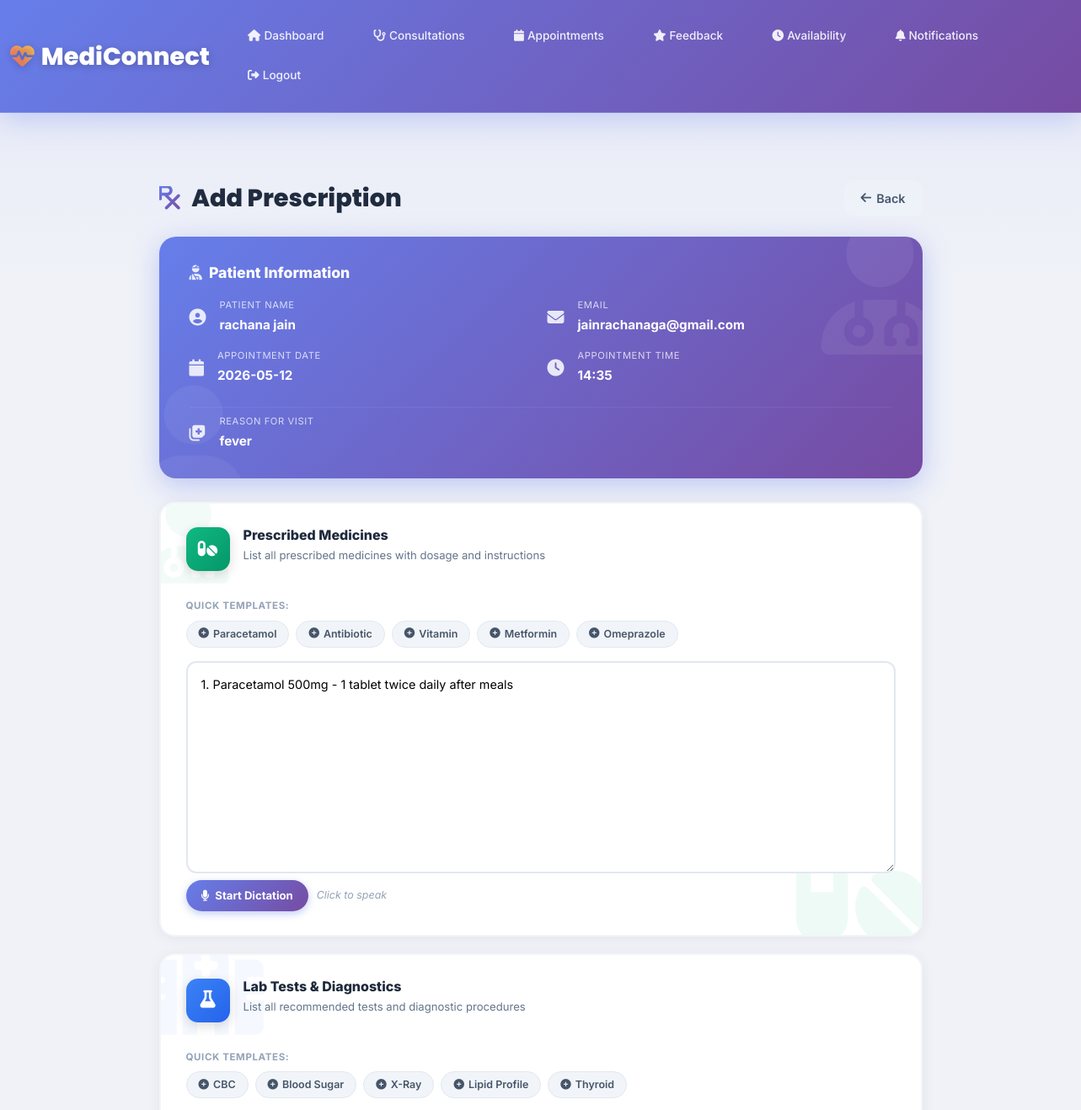
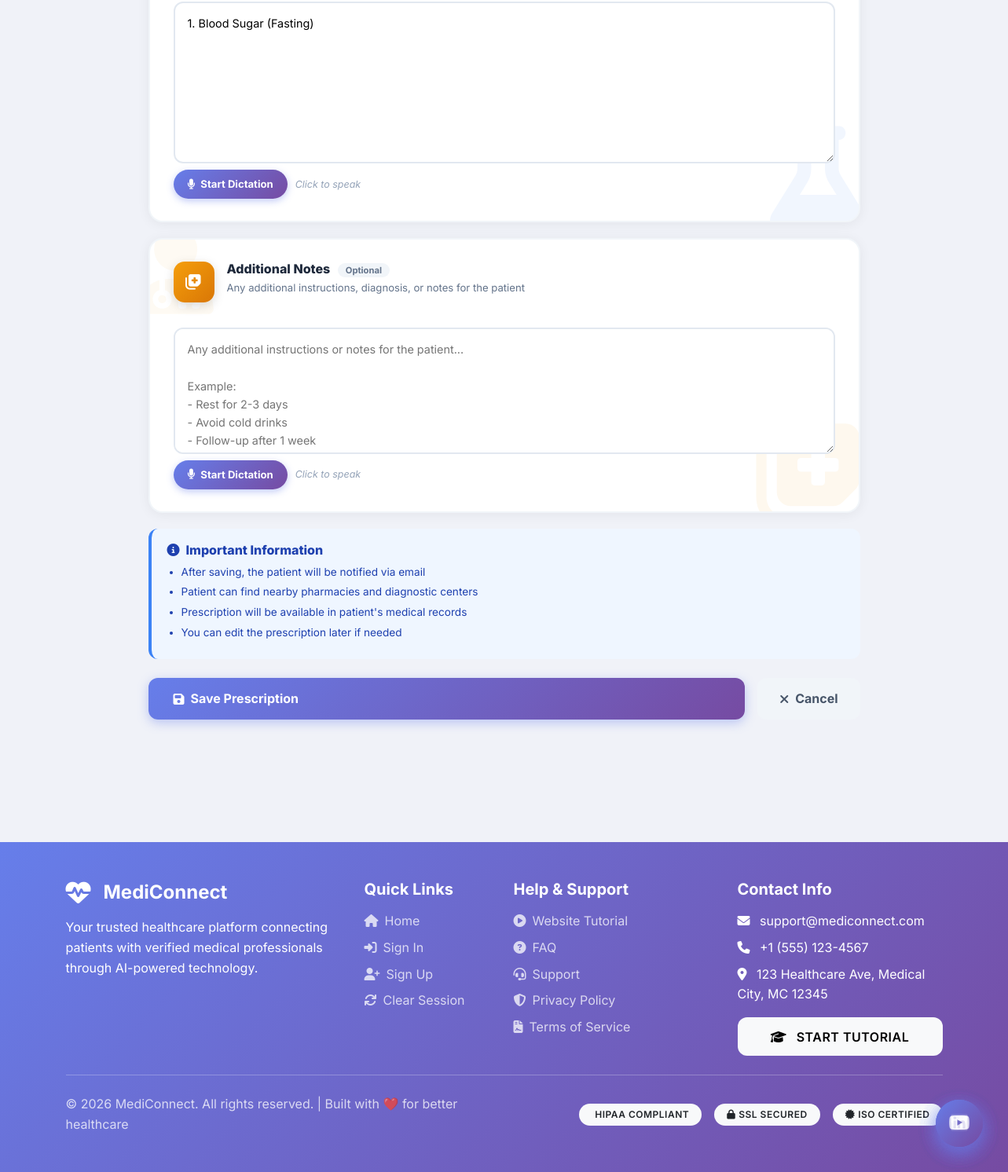
The app's page /appointment/add-prescription/47 (signed in) with its own data (2 pictures, top to bottom).
### tables this page shows
CREATE TABLE users (
        id INTEGER PRIMARY KEY AUTOINCREMENT,
        name TEXT NOT NULL,
        email TEXT UNIQUE NOT NULL,
        password TEXT NOT NULL,
        role TEXT NOT NULL,
        phone TEXT,
        address TEXT,
        age INTEGER,
        gender TEXT,
        created_at TIMESTAMP DEFAULT CURRENT_TIMESTAMP
    , account_status VARCHAR(20) DEFAULT 'active');

CREATE TABLE "appointments" (
                id INTEGER PRIMARY KEY AUTOINCREMENT,
                patient_id INTEGER,
                doctor_id INTEGER,
                appointment_date DATE,
                appointment_time TIME,
                status TEXT DEFAULT 'scheduled',
                reason TEXT,
                notes TEXT,
                created_at TIMESTAMP DEFAULT CURRENT_TIMESTAMP, mode TEXT DEFAULT "online", symptoms TEXT, prescription TEXT, lab_tests TEXT, payment_status TEXT DEFAULT 'unpaid', payment_id INTEGER,
                FOREIGN KEY (patient_id) REFERENCES patients(id),
                FOREIGN KEY (doctor_id) REFERENCES doctors(id)
            );

### app.py (the view, shortened to what this page needs)
@app.route('/appointment/add-prescription/<int:appointment_id>', methods=['GET', 'POST'])
@login_required
@role_required('doctor')
def add_prescription(appointment_id):
    conn = get_db()
    appointment = conn.execute('''
        SELECT a.*, u.name as patient_name, u.email as patient_email
        FROM appointments a
        JOIN patients p ON a.patient_id = p.id
        JOIN users u ON p.user_id = u.id
        WHERE a.id = ?
    ''', (appointment_id,)).fetchone()
    conn.close()
    if not appointment:
        flash('Appointment not found', 'danger')
        return redirect(url_for('doctor_appointments'))
    return render_template('add_prescription_modern.html', appointment=appointment)

### app.py (called while the page is built)
def get_db():
    conn = sqlite3.connect('medical.db')
    conn.row_factory = sqlite3.Row
    return conn

def login_required(f):
    @wraps(f)
    def decorated_function(*args, **kwargs):
        if 'user_id' not in session:
            flash('Please login first', 'warning')
            return redirect(url_for('signin_as'))
        if 'last_activity' in session:
            last_activity = datetime.fromisoformat(session['last_activity'])
            if datetime.now() - last_activity > timedelta(minutes=30):
                session.clear()
                flash('Session expired due to inactivity. Please login again.', 'warning')
                return redirect(url_for('signin_as'))
        session['last_activity'] = datetime.now().isoformat()
        session.permanent = True
        return f(*args, **kwargs)
    return decorated_function

def role_required(role):
    def decorator(f):
        @wraps(f)
        def decorated_function(*args, **kwargs):
            if 'role' not in session or session['role'] != role:
                flash('Access denied', 'danger')
                return redirect(url_for('signin_as'))
            return f(*args, **kwargs)
        return decorated_function
    return decorator

### templates/add_prescription_modern.html (shortened to what this page needs)
{% extends "base_clean.html" %}
{% block content %}
<div class="rx-wrap">
<div class="container">
<div class="row justify-content-center">
<div class="col-lg-10">
  <div class="d-flex justify-content-between align-items-center mb-4">
    <h1 style="font-family:'Poppins',sans-serif;font-weight:800;font-size:1.8rem;color:#1e293b;margin:0;">
      <i class="fas fa-prescription me-2" style="background:linear-gradient(135deg,#667eea,#764ba2);-webkit-background-clip:text;-webkit-text-fill-color:transparent;background-clip:text;"></i>
      Add Prescription
    </h1>
    <a href="{{ url_for('doctor_appointments') }}" class="btn-back">
      <i class="fas fa-arrow-left"></i> Back
    </a>
  </div>
  <div class="info-banner">
    <h4><i class="fas fa-user-injured me-2"></i>Patient Information</h4>
    <div class="row g-3">
      <div class="col-md-6">
        <div class="d-flex align-items-center gap-3">
          <i class="fas fa-user-circle fa-lg"></i>
          <div>
            <div class="field-lbl">Patient Name</div>
            <div class="field-val">{{ appointment.patient_name }}</div>
          </div>
        </div>
      </div>
      <div class="col-md-6">
        <div class="d-flex align-items-center gap-3">
          <i class="fas fa-envelope fa-lg"></i>
          <div>
            <div class="field-lbl">Email</div>
            <div class="field-val">{{ appointment.patient_email }}</div>
          </div>
        </div>
      </div>
      <div class="col-md-6">
        <div class="d-flex align-items-center gap-3">
          <i class="fas fa-calendar fa-lg"></i>
          <div>
            <div class="field-lbl">Appointment Date</div>
            <div class="field-val">{{ appointment.appointment_date }}</div>
          </div>
        </div>
      </div>
      <div class="col-md-6">
        <div class="d-flex align-items-center gap-3">
          <i class="fas fa-clock fa-lg"></i>
          <div>
            <div class="field-lbl">Appointment Time</div>
            <div class="field-val">{{ appointment.appointment_time }}</div>
          </div>
        </div>
      </div>
      {% if appointment.reason %}
      <div class="col-12">
        <hr class="divider my-2">
        <div class="d-flex align-items-center gap-3">
          <i class="fas fa-notes-medical fa-lg"></i>
          <div>
            <div class="field-lbl">Reason for Visit</div>
            <div class="field-val">{{ appointment.reason }}</div>
          </div>
        </div>
      </div>
      {% endif %}
    </div>
  </div>
  <form method="POST">
    <div class="rx-section rx-section-medicines">
      <div class="d-flex align-items-start gap-3 mb-4">
        <div class="sec-icon" style="background:linear-gradient(135deg,#10b981,#059669);">
          <i class="fas fa-pills"></i>
        </div>
        <div>
          <h4>Prescribed Medicines</h4>
          <div class="sub">List all prescribed medicines with dosage and instructions</div>
        </div>
      </div>
      <div class="mb-3">
        <div style="font-size:.72rem;font-weight:700;color:#94a3b8;text-transform:uppercase;letter-spacing:.6px;margin-bottom:8px;">Quick Templates:</div>
        <div class="d-flex flex-wrap gap-2">
          <span class="qt-chip" onclick="insertTemplate('prescription','1. Paracetamol 500mg - 1 tablet twice daily after meals\n')">
            <i class="fas fa-plus-circle"></i> Paracetamol
          </span>
          <span class="qt-chip" onclick="insertTemplate('prescription','1. Amoxicillin 250mg - 1 capsule three times daily\n')">
            <i class="fas fa-plus-circle"></i> Antibiotic
          </span>
          <span class="qt-chip" onclick="insertTemplate('prescription','1. Vitamin D3 - 1 tablet once daily\n')">
            <i class="fas fa-plus-circle"></i> Vitamin
          </span>
          <span class="qt-chip" onclick="insertTemplate('prescription','1. Metformin 500mg - 1 tablet twice daily with meals\n')">
            <i class="fas fa-plus-circle"></i> Metformin
          </span>
          <span class="qt-chip" onclick="insertTemplate('prescription','1. Omeprazole 20mg - 1 capsule before breakfast\n')">
            <i class="fas fa-plus-circle"></i> Omeprazole
          </span>
        </div>
      </div>
      <div class="ta-wrap">
        <textarea name="prescription" id="prescription" rows="8"
          placeholder="Enter prescribed medicines, dosage, and instructions...&#10;&#10;Example:&#10;1. Paracetamol 500mg - 1 tablet twice daily after meals&#10;2. Amoxicillin 250mg - 1 capsule three times daily&#10;3. Vitamin D3 - 1 tablet once daily">{{ appointment.prescription or '' }}</textarea>
      </div>
      <div class="voice-bar">
        <button type="button" class="voice-btn" id="voice-btn-prescription" onclick="toggleVoice('prescription')">
          <i class="fas fa-microphone" id="mic-icon-prescription"></i>
          <span id="mic-label-prescription">Start Dictation</span>
        </button>
        <span class="voice-status" id="voice-status-prescription">Click to speak</span>
      </div>
    </div>
    <div class="rx-section rx-section-lab">
      <div class="d-flex align-items-start gap-3 mb-4">
        <div class="sec-icon" style="background:linear-gradient(135deg,#3b82f6,#2563eb);">
          <i class="fas fa-flask"></i>
        </div>
        <div>
          <h4>Lab Tests &amp; Diagnostics</h4>
          <div class="sub">List all recommended tests and diagnostic procedures</div>
        </div>
      </div>
      <div class="mb-3">
        <div style="font-size:.72rem;font-weight:700;color:#94a3b8;text-transform:uppercase;letter-spacing:.6px;margin-bottom:8px;">Quick Templates:</div>
        <div class="d-flex flex-wrap gap-2">
          <span class="qt-chip" onclick="insertTemplate('lab_tests','1. Complete Blood Count (CBC)\n')">
            <i class="fas fa-plus-circle"></i> CBC
          </span>
          <span class="qt-chip" onclick="insertTemplate('lab_tests','1. Blood Sugar (Fasting)\n')">
            <i class="fas fa-plus-circle"></i> Blood Sugar
          </span>
          <span class="qt-chip" onclick="insertTemplate('lab_tests','1. X-Ray Chest PA View\n')">
            <i class="fas fa-plus-circle"></i> X-Ray
          </span>
          <span class="qt-chip" onclick="insertTemplate('lab_tests','1. Lipid Profile\n')">
            <i class="fas fa-plus-circle"></i> Lipid Profile
          </span>
          <span class="qt-chip" onclick="insertTemplate('lab_tests','1. Thyroid Function Test (TFT)\n')">
            <i class="fas fa-plus-circle"></i> Thyroid
          </span>
        </div>
      </div>
      <div class="ta-wrap">
        <textarea name="lab_tests" id="lab_tests" rows="6"
          placeholder="Enter recommended lab tests or diagnostic procedures...&#10;&#10;Example:&#10;1. Complete Blood Count (CBC)&#10;2. Blood Sugar (Fasting)&#10;3. X-Ray Chest PA View">{{ appointment.lab_tests or '' }}</textarea>
      </div>
      <div class="voice-bar">
        <button type="button" class="voice-btn" id="voice-btn-lab_tests" onclick="toggleVoice('lab_tests')">
          <i class="fas fa-microphone" id="mic-icon-lab_tests"></i>
          <span id="mic-label-lab_tests">Start Dictation</span>
        </button>
        <span class="voice-status" id="voice-status-lab_tests">Click to speak</span>
      </div>
    </div>
    <div class="rx-section rx-section-notes">
      <div class="d-flex align-items-start gap-3 mb-4">
        <div class="sec-icon" style="background:linear-gradient(135deg,#f59e0b,#d97706);">
          <i class="fas fa-notes-medical"></i>
        </div>
        <div>
          <h4>Additional Notes <span style="background:#f1f5f9;color:#64748b;border-radius:20px;padding:2px 10px;font-size:.7rem;font-weight:700;margin-left:6px;">Optional</span></h4>
          <div class="sub">Any additional instructions, diagnosis, or notes for the patient</div>
        </div>
      </div>
      <div class="ta-wrap">
        <textarea name="notes" id="notes" rows="4"
          placeholder="Any additional instructions or notes for the patient...&#10;&#10;Example:&#10;- Rest for 2-3 days&#10;- Avoid cold drinks&#10;- Follow-up after 1 week">{{ appointment.notes or '' }}</textarea>
      </div>
      <div class="voice-bar">
        <button type="button" class="voice-btn" id="voice-btn-notes" onclick="toggleVoice('notes')">
          <i class="fas fa-microphone" id="mic-icon-notes"></i>
          <span id="mic-label-notes">Start Dictation</span>
        </button>
        <span class="voice-status" id="voice-status-notes">Click to speak</span>
      </div>
    </div>
    <div class="info-alert">
      <h6><i class="fas fa-info-circle me-2"></i>Important Information</h6>
      <ul>
        <li>After saving, the patient will be notified via email</li>
        <li>Patient can find nearby pharmacies and diagnostic centers</li>
        <li>Prescription will be available in patient's medical records</li>
        <li>You can edit the prescription later if needed</li>
      </ul>
    </div>
    <div class="d-flex gap-3 flex-wrap">
      <button type="submit" class="btn-save flex-grow-1">
        <i class="fas fa-save"></i> Save Prescription
      </button>
      <a href="{{ url_for('doctor_appointments') }}" class="btn-cancel">
        <i class="fas fa-times"></i> Cancel
      </a>
    </div>
  </form>
</div>
</div>
</div>
</div>
{% endblock %}

### templates/base_clean.html (style rules this page uses)
:root { --primary-gradient: linear-gradient(135deg, #667eea 0%, #764ba2 100%); --secondary-gradient: linear-gradient(135deg, #f093fb 0%, #f5576c 100%); --success-gradient: linear-gradient(135deg, #4facfe 0%, #00f2fe 100%); --warning-gradient: linear-gradient(135deg, #43e97b 0%, #38f9d7 100%); --danger-gradient: linear-gradient(135deg, #fa709a 0%, #fee140 100%); --dark-gradient: linear-gradient(135deg, #2c3e50 0%, #34495e 100%); --light-bg: #f8fafc; --card-shadow: 0 10px 40px rgba(0, 0, 0, 0.1); --card-shadow-hover: 0 20px 60px rgba(0, 0, 0, 0.15); --border-radius: 20px; --transition: all 0.4s cubic-bezier(0.4, 0, 0.2, 1); }
* { margin: 0; padding: 0; box-sizing: border-box; }
body { font-family: 'Inter', -apple-system, BlinkMacSystemFont, 'Segoe UI', sans-serif; background: var(--light-bg); color: #2d3748; line-height: 1.6; overflow-x: hidden; }
html { scroll-behavior: smooth; }
body { animation: pageFadeIn .35s ease; }

### records on screen
users: patient_name "rachana jain", patient_email "jainrachanaga@gmail.com"
appointments: appointment_date "2026-05-12", appointment_time "14:35", reason "fever", prescription "1. Paracetamol 500mg - 1 tablet twice daily after meals", lab_tests "1. Blood Sugar (Fasting)"
